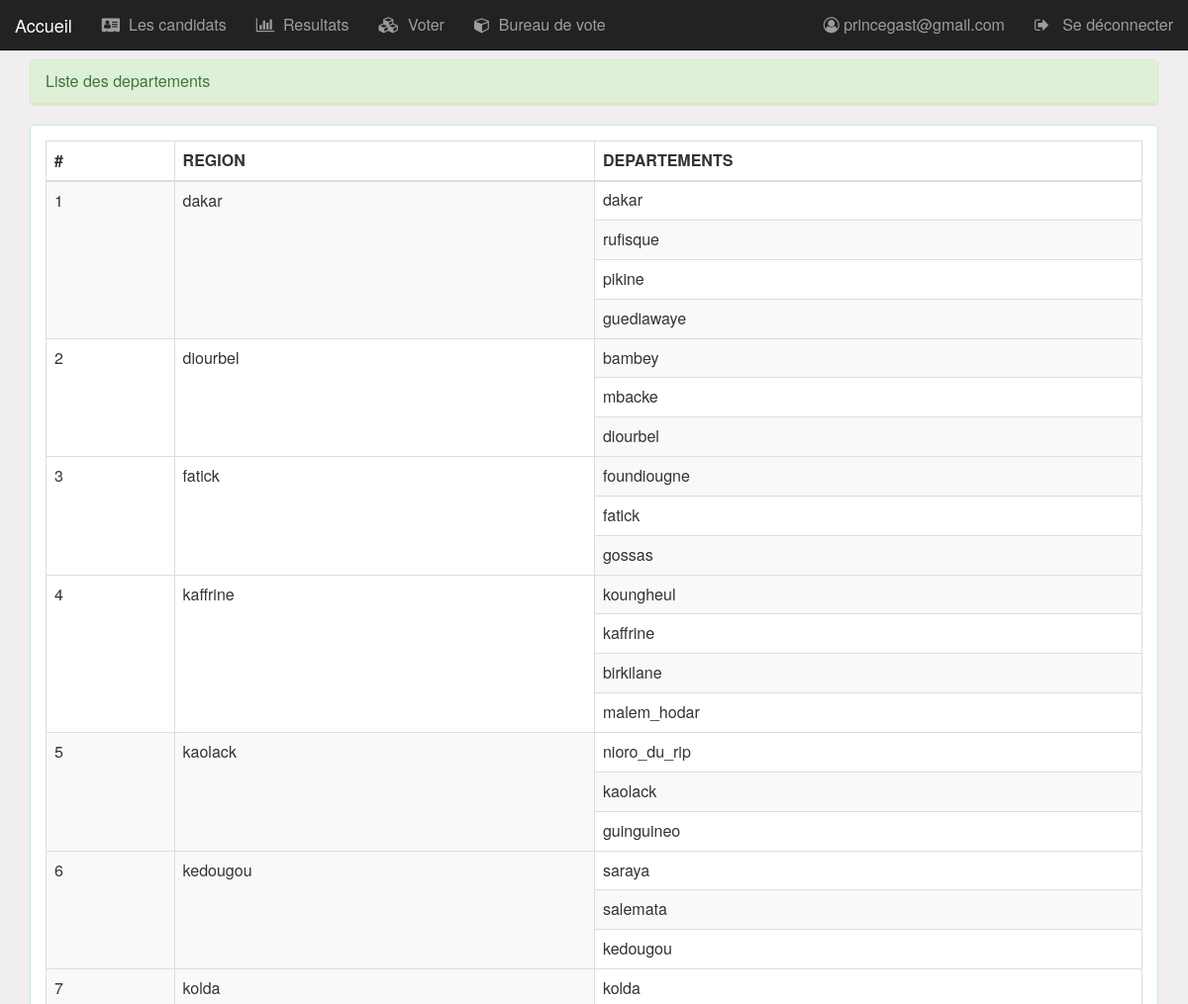
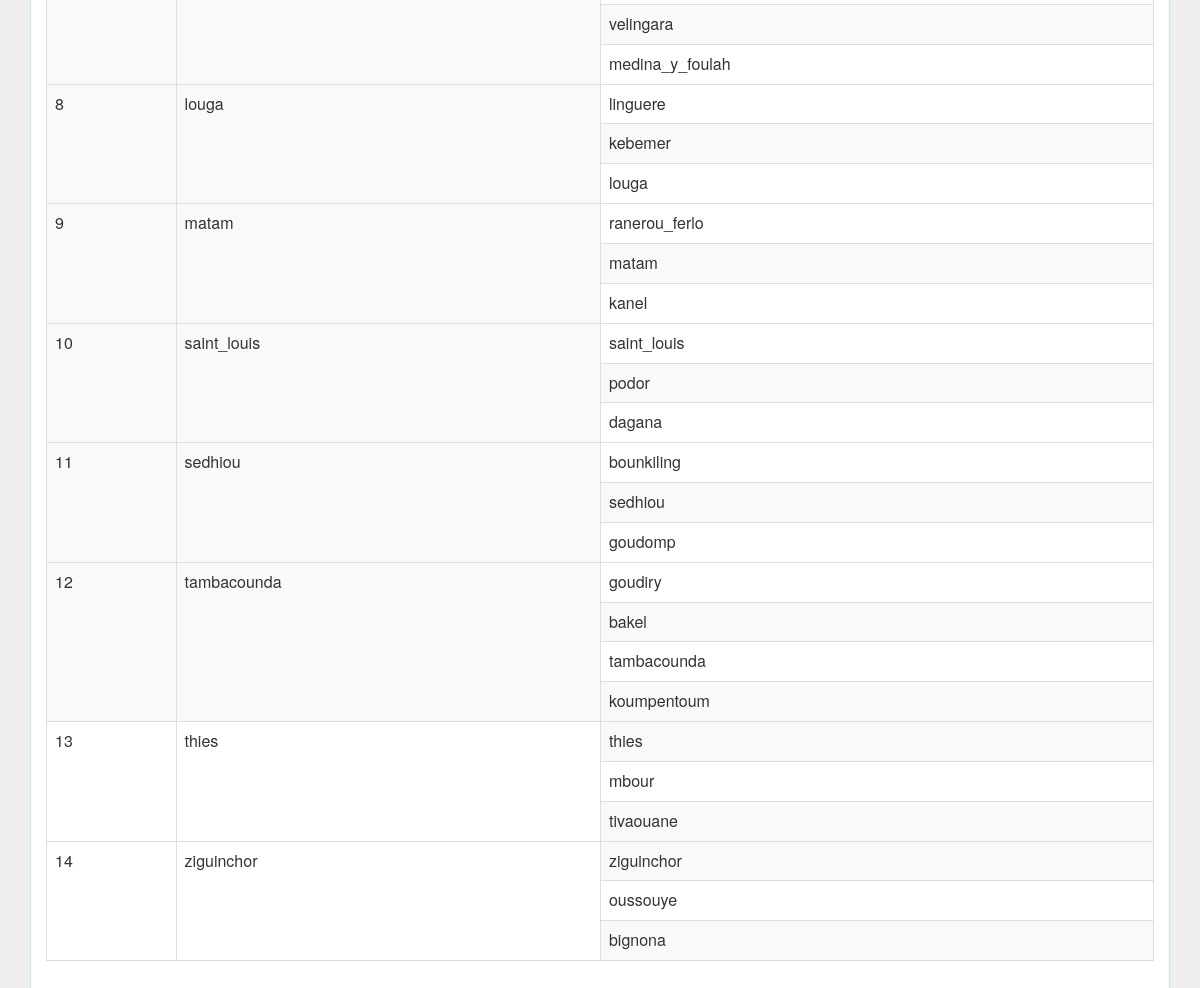
The app's page /pages/departement.php (signed in) with its own data (2 pictures, top to bottom).
### tables this page shows
CREATE TABLE IF NOT EXISTS `region` (
  `idRegion` int(11) NOT NULL AUTO_INCREMENT,
  `nomR` varchar(20) NOT NULL,
  PRIMARY KEY (`idRegion`)
);

### pages/departement.php (the view, shortened to what this page needs)
<?php
    require_once("../api/db_connect.php");
    $requete="select idRegion,nomR,group_concat(nomD) as nom_departement,count(nomD) as nbDepart from region,departement where idRegion=idRegionF group by idRegion";
    $resultatC=mysqli_query($conn,$requete);
?>
<!DOCTYPE HTML>
<HTML>
    <head>
        <link rel="stylesheet" type="text/css" href="../css/bootstrap.css">
        <link rel="stylesheet" type="text/css" href="../css/font-awesome.min.css">
        <link rel="stylesheet" type="text/css" href="../css/monstyle.css">
    </head>
    <body>
        <?php include("menu.php"); ?>
        <div class="container">
            <div class="panel panel-success margetop60">
				<div class="panel-heading">Liste des departements</div>
			</div>
            <div class="panel panel-info">
                <div class="panel-body">
                    <table class="table table-bordered table-striped">
                        <thead>
                            <tr>
                                <th>#</th>
                                <th>REGION</th>
                                <th>DEPARTEMENTS</th>
                            </tr>
                        </thead>
                        <tbody>
                            <?php while($region=mysqli_fetch_assoc($resultatC)){ $de=explode(',', $region['nom_departement']);?>
                                <tr>
                                    <td rowspan="<?php echo ($region['nbDepart'])+1 ?>"><?php echo $region['idRegion'] ?> </td>
                                    <td rowspan="<?php echo ($region['nbDepart'])+1 ?>"><?php echo $region['nomR'] ?> </td>
                                    <?php
                                    foreach($de as $des){?>
                                        <tr><td class="child"><?php echo $des ?> </td></tr>
                                    <?php }
                                    ?>
                                </tr>
                            <?PHP } ?>
                        </tbody>
                    </table>
                </div>
            </div>
        </div>
    </body>
</HTML>

### pages/menu.php (shortened to what this page needs)
<nav class="navbar navbar-inverse navbar-fixed-top">
    <div class="container-fluid">
        <div class="navbar-header">
            <a href="../index.php" class="navbar-brand">Accueil</a>
        </div>
        <ul class="nav navbar-nav">
            <li><a href="candidat.php"><i class="fa fa-vcard"></i>&nbsp Les candidats</a></li>
            <li><a href="resultat.php"><i class="fa fa-bar-chart-o"></i>&nbsp Resultats</a></li>
            <?php if ($_SESSION['user']['idProfilF']==2) {?>
				<li><a href="voter.php"><i class="fa fa-cubes"></i>&nbsp Voter</a></li>
                <li><a href="modifierBureau.php"><i class="fa fa-cube"></i>&nbsp Bureau de vote</a></li>
            <?php }?>
        </ul>
        <ul class="nav navbar-nav navbar-right">
			<li>
				<a href="editerUtilisateur.php?id=<?php echo $_SESSION['user']['idUser'] ?>">
                    <i class="fa fa-user-circle-o"></i>
					<?php echo  ' '.$_SESSION['user']['mail']?>
				</a>
			</li>
			<li>
				<a href="seDeconnecter.php">
                    <i class="fa fa-sign-out"></i>
					&nbsp Se déconnecter
				</a>
			</li>
		</ul>
    </div>
</nav>

### css/monstyle.css (style rules this page uses)
.margetop60 { margin-top: 60px; }
body { background-color: rgb(240, 238, 238); font-size: 16px; }

### records on screen
region: idRegion "1", nomR "dakar", des "dakar", des "rufisque", des "pikine", des "guediawaye"
region: idRegion "2", nomR "diourbel", des "bambey", des "mbacke", des "diourbel"
region: idRegion "3", nomR "fatick", des "foundiougne", des "fatick", des "gossas"
region: idRegion "4", nomR "kaffrine", des "koungheul", des "kaffrine", des "birkilane", des "malem_hodar"
region: idRegion "5", nomR "kaolack", des "nioro_du_rip", des "kaolack", des "guinguineo"
region: idRegion "6", nomR "kedougou", des "saraya", des "salemata", des "kedougou"
region: idRegion "7", nomR "kolda", des "kolda", des "velingara", des "medina_y_foulah"
region: idRegion "8", nomR "louga", des "linguere", des "kebemer", des "louga"
region: idRegion "9", nomR "matam", des "ranerou_ferlo", des "matam", des "kanel"
region: idRegion "10", nomR "saint_louis", des "saint_louis", des "podor", des "dagana"
region: idRegion "11", nomR "sedhiou", des "bounkiling", des "sedhiou", des "goudomp"
region: idRegion "12", nomR "tambacounda", des "goudiry", des "bakel", des "tambacounda", des "koumpentoum"
region: idRegion "13", nomR "thies", des "thies", des "mbour", des "tivaouane"
region: idRegion "14", nomR "ziguinchor", des "ziguinchor", des "oussouye", des "bignona"

### other values on screen
$_SESSION['user']['mail'] "princegast@gmail.com"
